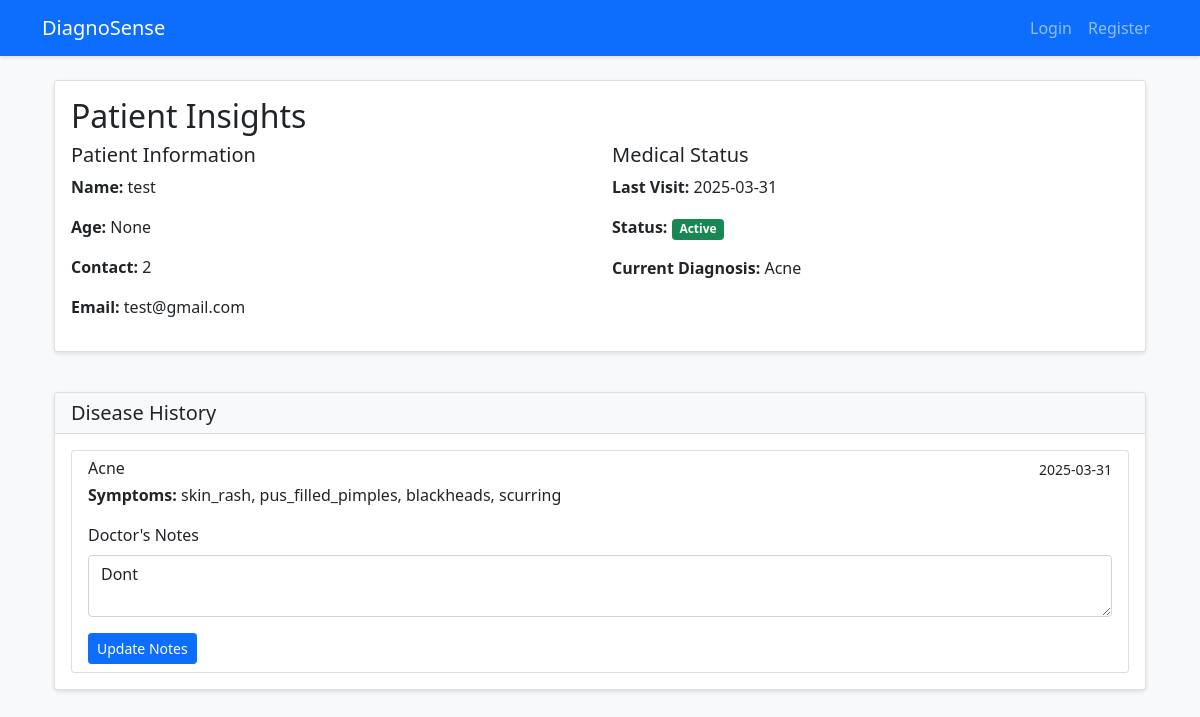
The app's page /doctor/insights/1 (signed in), older data.
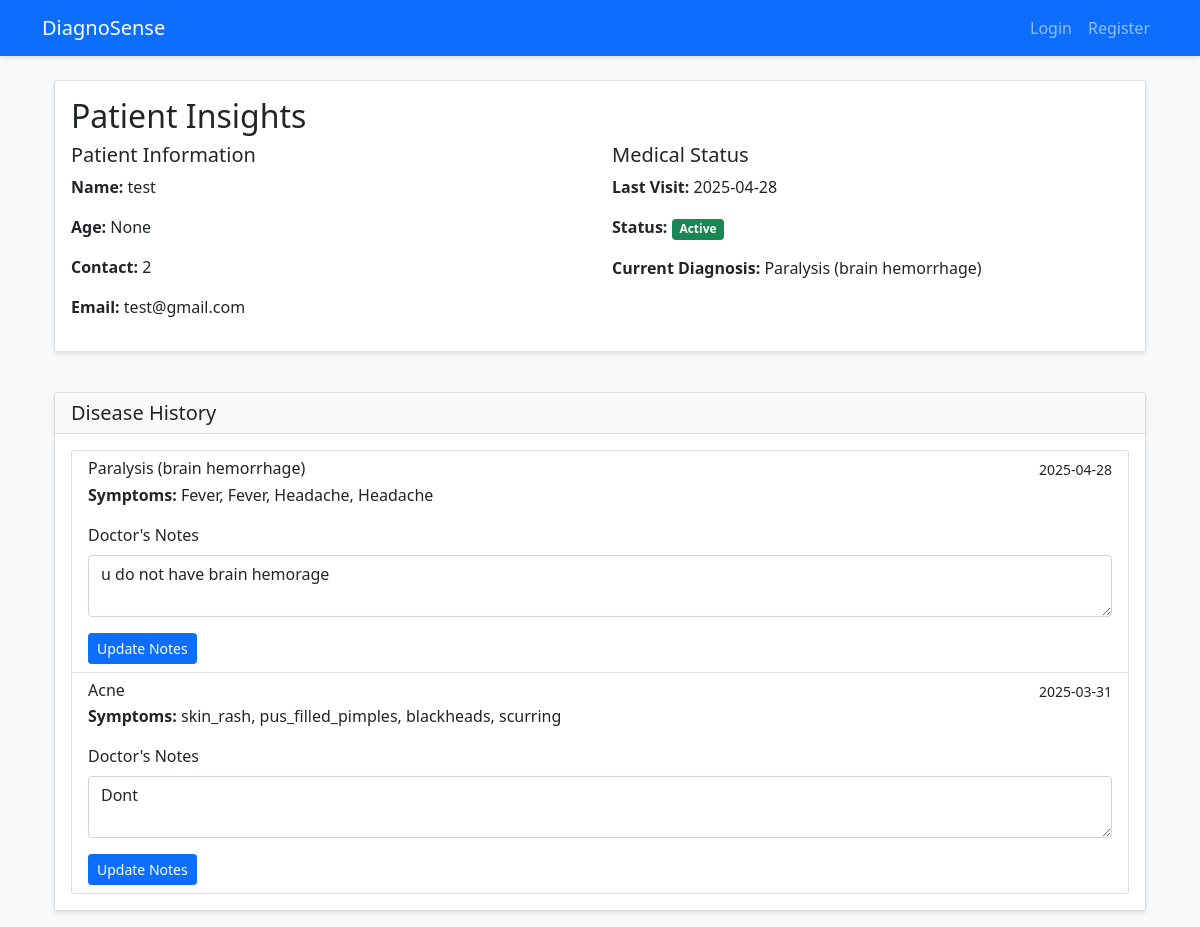
The same page, newer data.
### app.py (models this page shows)
class Patient(db.Model):
    id = db.Column(db.Integer, primary_key=True)
    user_id = db.Column(db.Integer, db.ForeignKey('user.id'), nullable=False)
    doctor_id = db.Column(db.Integer, db.ForeignKey('user.id'))
    name = db.Column(db.String(100), nullable=False)
    age = db.Column(db.Integer)
    contact = db.Column(db.String(20))
    email = db.Column(db.String(120))
    last_visit = db.Column(db.DateTime, default=datetime.utcnow)
    status = db.Column(db.String(20), default='Active')
    diagnosis = db.Column(db.Text)

class DiseaseHistory(db.Model):
    id = db.Column(db.Integer, primary_key=True)
    patient_id = db.Column(db.Integer, db.ForeignKey('user.id'), nullable=False)
    disease = db.Column(db.String(100), nullable=False)
    symptoms = db.Column(db.Text, nullable=False)
    diagnosis_date = db.Column(db.DateTime, default=datetime.utcnow)
    doctor_notes = db.Column(db.Text)
    doctor_id = db.Column(db.Integer, db.ForeignKey('user.id'))
    confidence = db.Column(db.Float)

### app.py (the view, shortened to what this page needs)
@app.route('/doctor/insights/<int:patient_id>', methods=['GET', 'POST'])
@login_required
def doctor_insights(patient_id):
    if current_user.role != 'doctor':
        return redirect(url_for('dashboard'))
    patient = Patient.query.get_or_404(patient_id)
    if patient.doctor_id != current_user.id:
        return redirect(url_for('dashboard'))
    history = DiseaseHistory.query.filter_by(patient_id=patient.user_id).order_by(DiseaseHistory.diagnosis_date.desc()).all()
    return render_template('doctor_insights.html', patient=patient, history=history)

### app.py (called while the page is built)
@login_manager.user_loader
def load_user(user_id):
    return User.query.get(int(user_id))

### templates/doctor_insights.html (shortened to what this page needs)
{% extends "base.html" %}
{% block content %}
<div class="container mt-4">
    <div class="row">
        <div class="col-12 mb-4">
            <div class="card">
                <div class="card-body">
                    <h2 class="card-title">Patient Insights</h2>
                    <div class="row">
                        <div class="col-md-6">
                            <h5>Patient Information</h5>
                            <p><strong>Name:</strong> {{ patient.name }}</p>
                            <p><strong>Age:</strong> {{ patient.age }}</p>
                            <p><strong>Contact:</strong> {{ patient.contact }}</p>
                            <p><strong>Email:</strong> {{ patient.email }}</p>
                        </div>
                        <div class="col-md-6">
                            <h5>Medical Status</h5>
                            <p><strong>Last Visit:</strong> {{ patient.last_visit.strftime('%Y-%m-%d') }}</p>
                            <p><strong>Status:</strong> <span class="badge {% if patient.status == 'Active' %}bg-success{% else %}bg-danger{% endif %}">{{ patient.status }}</span></p>
                            <p><strong>Current Diagnosis:</strong> {{ patient.diagnosis or 'No diagnosis yet' }}</p>
                        </div>
                    </div>
                </div>
            </div>
        </div>
        <div class="col-12">
            <div class="card">
                <div class="card-header">
                    <h5 class="mb-0">Disease History</h5>
                </div>
                <div class="card-body">
                    {% if history %}
                        <div class="list-group">
                            {% for record in history %}
                            <div class="list-group-item">
                                <div class="d-flex w-100 justify-content-between">
                                    <h6 class="mb-1">{{ record.disease }}</h6>
                                    <small>{{ record.diagnosis_date.strftime('%Y-%m-%d') }}</small>
                                </div>
                                <p class="mb-1"><strong>Symptoms:</strong> {{ record.symptoms }}</p>
                                <form method="POST" class="mt-3">
                                    <div class="mb-3">
                                        <label class="form-label">Doctor's Notes</label>
                                        <textarea class="form-control" name="notes" rows="2">{{ record.doctor_notes or '' }}</textarea>
                                    </div>
                                    <button type="submit" class="btn btn-primary btn-sm">Update Notes</button>
                                </form>
                            </div>
                            {% endfor %}
                        </div>
                    {% else %}
                        <p class="text-muted">No disease history found.</p>
                    {% endif %}
                </div>
            </div>
        </div>
    </div>
</div>
{% endblock %}

Row changes from the older to the newer data that the page shows:
changed Patient "test": last_visit "2025-03-31" → "2025-04-28"; diagnosis "Acne" → "Paralysis (brain hemorrhage)"
added DiseaseHistory: disease "Paralysis (brain hemorrhage)", diagnosis_date "2025-04-28", symptoms "Fever, Fever, Headache, Headache", notes "u do not have brain hemorage"
